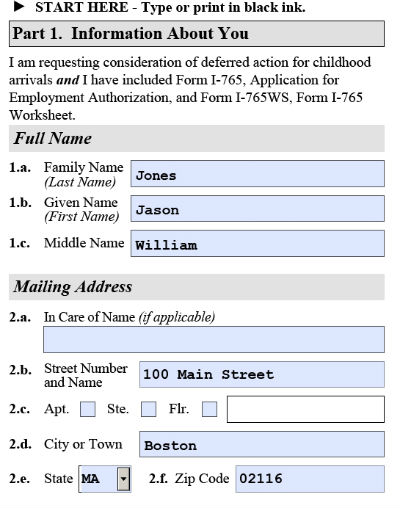
#> input picture sample-form.jpg, 400 x 508 px
$ python -i AICV.py   (imports and definitions only)   (older library calls are emulated)
#> lines starting #> are read from the running program, lines starting #| are printed output that depends on the picture; long printed decimals are rounded
# import the necessary packages
import numpy as np
import argparse
import imutils
import cv2
import sys
import os
import csv
from PIL import Image
from numpy import genfromtxt
from sklearn import datasets, svm, metrics
from subprocess import Popen


# [35 lines left out: functions imagetest, createcsv, createchimg, not called in this run]


def roteimage(fname):
#> called with fname = 'sample-form.jpg'
    image = cv2.imread(fname)
#> image is the input picture: shape (508, 400, 3); mean B, G, R 233.5, 228.6, 226.3

    gray = cv2.cvtColor(image,cv2.COLOR_BGR2GRAY)
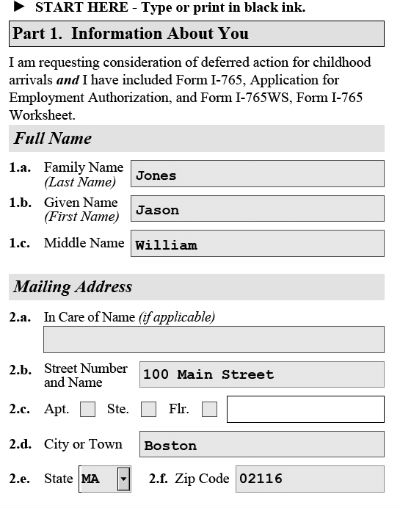
#> gray: shape (508, 400); min 0, max 255, mean 228.4
    gray = cv2.bitwise_not(gray)
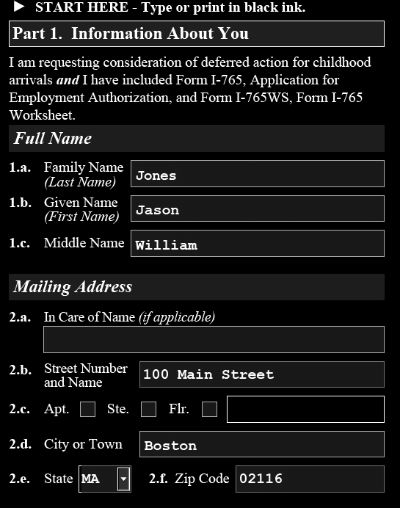
#> gray: shape (508, 400); min 0, max 255, mean 26.6
    thresh = cv2.threshold(gray,0,255,cv2.THRESH_BINARY | cv2.THRESH_OTSU)[1]
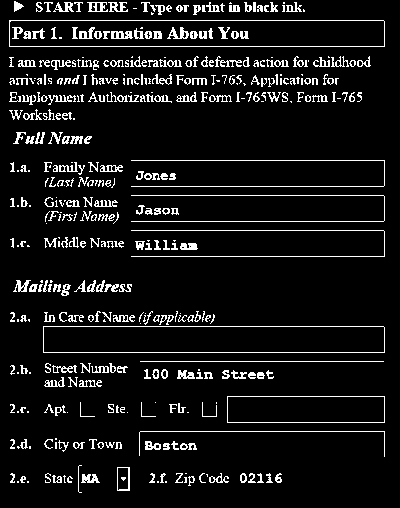
#> thresh: shape (508, 400); 8.4% white in thin lines or dots
    coords = np.column_stack(np.where(thresh>0))
#> coords = 17076 pairs, first value 1 to 492, second value 9 to 384
    angle = cv2.minAreaRect(coords)[-1]
#> angle = -90
    if angle < -45:
        angle = -(90 + angle)
#> angle = 0
    else:
        angle = -angle
    (h,w)=image.shape[:2]
#> h = 508; w = 400
    center = (w//2,h//2)
#> center = (200, 254)
    M = cv2.getRotationMatrix2D(center,angle,1.0)
#> M = [[1, 0, 0], [0, 1, 0]]
    image2 = cv2.imread(fname)
    rotated = cv2.warpAffine(image2,M,(w,h),flags=cv2.INTER_CUBIC,borderMode=cv2.BORDER_REPLICATE)
    #cv2.putText(rotated,"Angle: {:.2f} degrees".format(angle),(10,30),cv2.FONT_HERSHEY_SIMPLEX,0.7,(0,0,255),2)
    print("[INFO] angel: {:3f}".format(angle))
#| [INFO] angel: -0
    #cv2.imshow("Rotated",rotated)
    gray = cv2.cvtColor(rotated,cv2.COLOR_BGR2GRAY)
    gray = cv2.bitwise_not(gray)
    thresh = cv2.threshold(gray,0,255,cv2.THRESH_BINARY | cv2.THRESH_OTSU)[1]
    blur3 = cv2.GaussianBlur(thresh,(5,5),0)
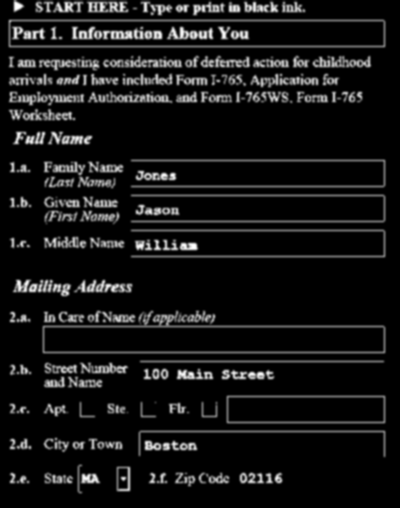
#> blur3: shape (508, 400); min 0, max 255, mean 21.5
    gray3 = cv2.bitwise_not(blur3)
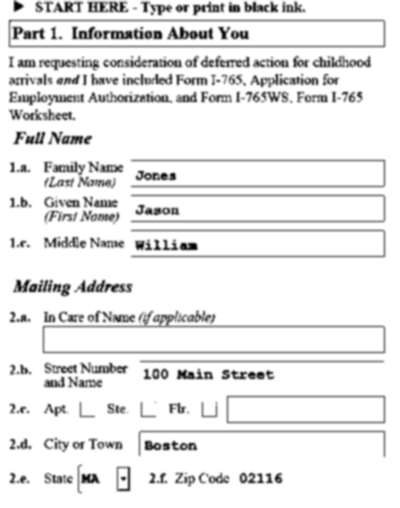
#> gray3: shape (508, 400); min 0, max 255, mean 233.5
    cv2.imwrite(str(fname).replace(".png","r.png"),gray3)
    #cv2.imwrite(str(fname).replace(".png","r.png"),rotated)
    #cv2.waitKey(0)

# [124 lines left out: functions templatematchtax, imagecontours, templatematch, removefile, createbat, mainprocess, not called in this run]


# [1 line not run here, left out]
# [21 lines of commented-out code are left out]

>>> result = roteimage('sample-form.jpg')
